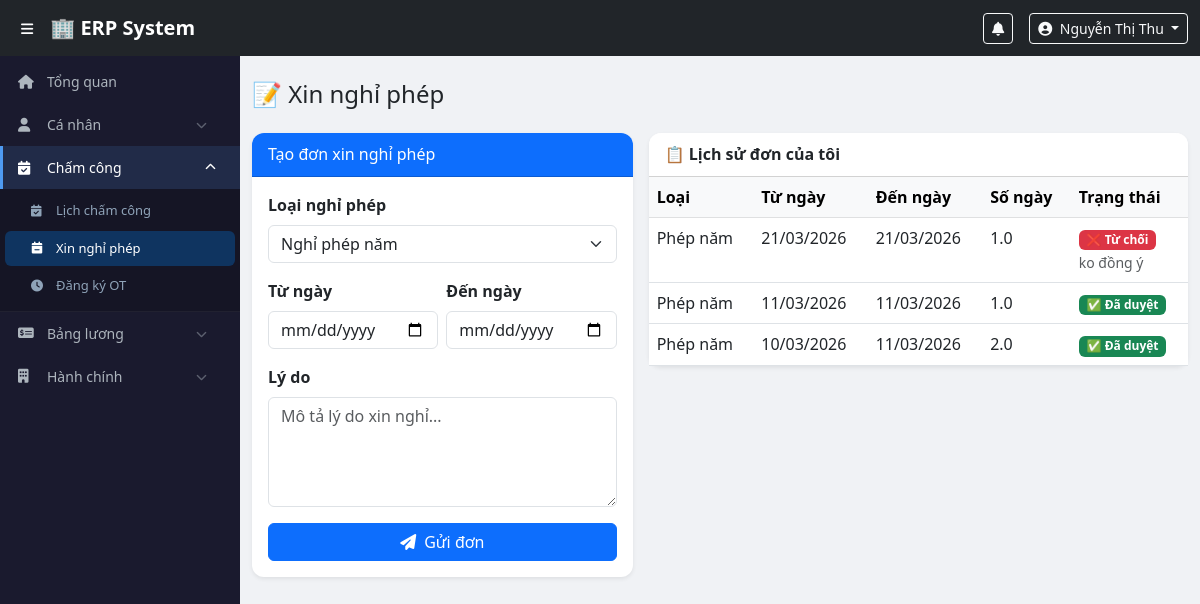
The app's page /modules/attendance/leave_request.php (signed in) with its own data.
### tables this page shows
CREATE TABLE `leave_requests` (
  `id` int(11) NOT NULL,
  `user_id` int(11) NOT NULL,
  `leave_type` enum('annual','sick','unpaid','other') NOT NULL DEFAULT 'annual',
  `start_date` date NOT NULL,
  `end_date` date NOT NULL,
  `total_days` decimal(4,1) NOT NULL,
  `reason` text NOT NULL,
  `status` enum('pending','approved','rejected') DEFAULT 'pending',
  `approved_by` int(11) DEFAULT NULL,
  `approved_at` datetime DEFAULT NULL,
  `reject_reason` text DEFAULT NULL,
  `created_at` timestamp NOT NULL DEFAULT current_timestamp()
);

### config/functions.php (called while the page is built, shortened)
<?php
function formatDate($date, $format = 'd/m/Y') {
    return date($format, strtotime($date));
}
?>

### modules/attendance/leave_request.php (the view, shortened to what this page needs)
<?php
require_once $_SERVER['DOCUMENT_ROOT'] . '/erp/config/functions.php';
$user = currentUser();
$pdo = getDBConnection();
$stmt = $pdo->prepare("SELECT lr.*, u.full_name as approver_name FROM leave_requests lr LEFT JOIN users u ON lr.approved_by = u.id WHERE lr.user_id = ? ORDER BY lr.created_at DESC LIMIT 20");
$stmt->execute([$user['id']]);
$myLeaves = $stmt->fetchAll();
include $_SERVER['DOCUMENT_ROOT'] . '/erp/includes/header.php';
include $_SERVER['DOCUMENT_ROOT'] . '/erp/includes/sidebar.php';
?>
<div class="main-content">
<div class="container-fluid py-4">
    <h4 class="mb-4">📝 Xin nghỉ phép</h4>
    <div class="row g-3">
        <div class="col-lg-5">
            <div class="card border-0 shadow-sm">
                <div class="card-header bg-primary text-white"><h6 class="mb-0">Tạo đơn xin nghỉ phép</h6></div>
                <div class="card-body">
                    <form method="POST">
                        <div class="mb-3">
                            <label class="form-label fw-semibold">Loại nghỉ phép</label>
                            <select name="leave_type" class="form-select" required>
                                <option value="annual">Nghỉ phép năm</option>
                            </select>
                        </div>
                        <div class="row g-2 mb-3">
                            <div class="col-6">
                                <label class="form-label fw-semibold">Từ ngày</label>
                                <input type="date" name="start_date" class="form-control" required min="<?= date('Y-m-d') ?>">
                            </div>
                            <div class="col-6">
                                <label class="form-label fw-semibold">Đến ngày</label>
                                <input type="date" name="end_date" class="form-control" required min="<?= date('Y-m-d') ?>">
                            </div>
                        </div>
                        <div class="mb-3">
                            <label class="form-label fw-semibold">Lý do</label>
                            <textarea name="reason" class="form-control" rows="4" required placeholder="Mô tả lý do xin nghỉ..."></textarea>
                        </div>
                        <button type="submit" class="btn btn-primary w-100">
                            <i class="fas fa-paper-plane me-2"></i>Gửi đơn
                        </button>
                    </form>
                </div>
            </div>
        </div>
        <div class="col-lg-7">
            <div class="card border-0 shadow-sm">
                <div class="card-header bg-white"><h6 class="mb-0 fw-bold">📋 Lịch sử đơn của tôi</h6></div>
                <div class="card-body p-0">
                    <div class="table-responsive">
                        <table class="table table-hover mb-0">
                            <thead class="table-light"><tr><th>Loại</th><th>Từ ngày</th><th>Đến ngày</th><th>Số ngày</th><th>Trạng thái</th></tr></thead>
                            <tbody>
                            <?php foreach ($myLeaves as $leave): ?>
                            <tr>
                                <td><?= ['annual'=>'Phép năm','sick'=>'Ốm','unpaid'=>'KL','other'=>'Khác'][$leave['leave_type']] ?></td>
                                <td><?= formatDate($leave['start_date']) ?></td>
                                <td><?= formatDate($leave['end_date']) ?></td>
                                <td><?= $leave['total_days'] ?></td>
                                <td>
                                    <?php
                                    $badges = ['pending'=>'warning','approved'=>'success','rejected'=>'danger'];
                                    $labels = ['pending'=>'⌛ Chờ duyệt','approved'=>'✅ Đã duyệt','rejected'=>'❌ Từ chối'];
                                    ?>
                                    <span class="badge bg-<?= $badges[$leave['status']] ?> text-<?= $leave['status']==='pending'?'dark':'white' ?>">
                                        <?= $labels[$leave['status']] ?>
                                    </span>
                                    <?php if ($leave['status']==='rejected' && $leave['reject_reason']): ?>
                                        <br><small class="text-muted"><?= htmlspecialchars($leave['reject_reason']) ?></small>
                                    <?php endif; ?>
                                </td>
                            </tr>
                            <?php endforeach; ?>
                            </tbody>
                        </table>
                    </div>
                </div>
            </div>
        </div>
    </div>
</div>
</div>
<?php include $_SERVER['DOCUMENT_ROOT'] . '/erp/includes/footer.php'; ?>

### assets/css/style.css (style rules this page uses)
body { padding-top: 56px; background: #f0f2f5; font-family: 'Segoe UI', sans-serif; }
.main-content { margin-left: 240px; transition: margin-left 0.3s; min-height: calc(100vh - 56px); }
.card { border-radius: 12px !important; }
.card-header { border-radius: 12px 12px 0 0 !important; padding: 12px 16px; }

### records on screen
leave_requests: leave_type "Phép năm", start_date "21/03/2026", end_date "21/03/2026", total_days "1.0", status "❌ Từ chối", reject_reason "ko đồng ý"
leave_requests: leave_type "Phép năm", start_date "11/03/2026", end_date "11/03/2026", total_days "1.0", status "✅ Đã duyệt"
leave_requests: leave_type "Phép năm", start_date "10/03/2026", end_date "11/03/2026", total_days "2.0", status "✅ Đã duyệt"

### other values on screen
$user['full_name'] "Nguyễn Thị Thu"
